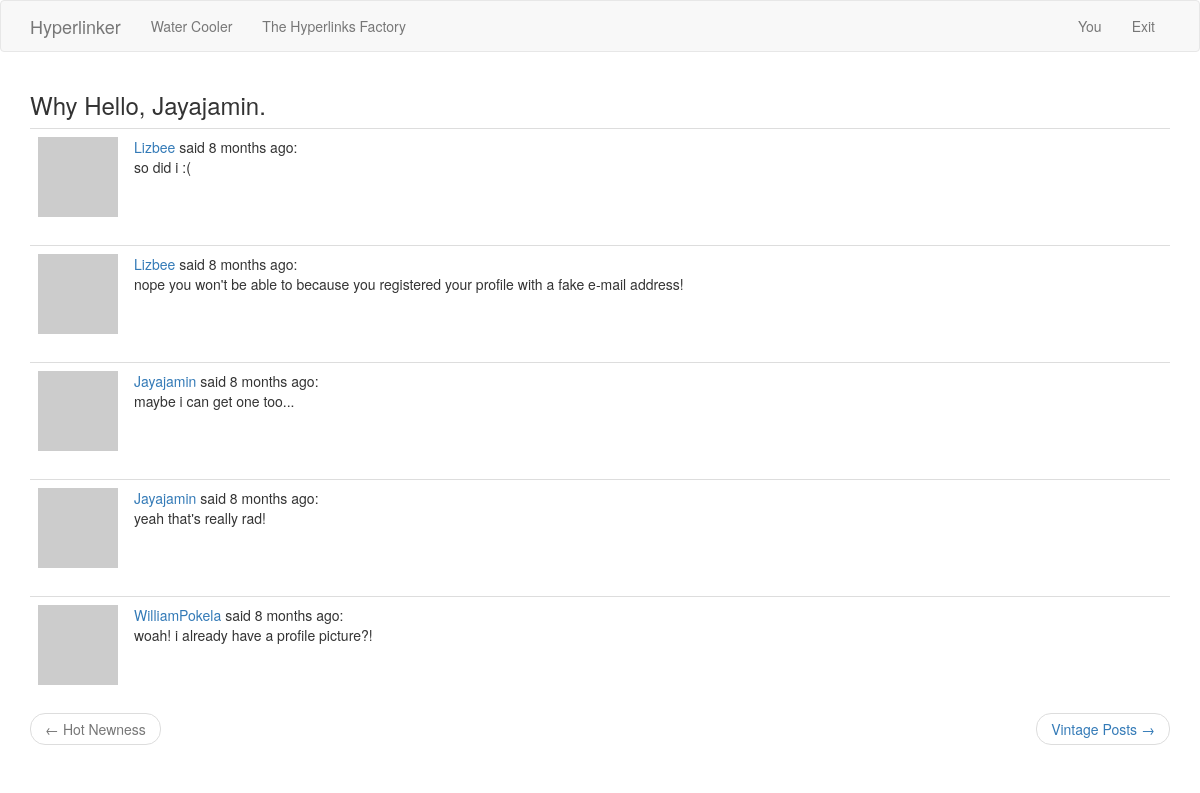
Page /explore (signed in) on the committed database.
### app/models.py (models this page shows, shortened)
class User(UserMixin, db.Model):
    id = db.Column(db.Integer, primary_key=True)
    username = db.Column(db.String(64), index=True, unique=True)
    email = db.Column(db.String(120), index=True, unique=True)
    password_hash = db.Column(db.String(128))
    posts = db.relationship('Post', backref='author', lazy='dynamic')
    about_me = db.Column(db.String(140))
    last_seen = db.Column(db.DateTime, default=datetime.utcnow)
    followed = db.relationship(
        'User', secondary=followers,
        primaryjoin=(followers.c.follower_id == id),
        secondaryjoin=(followers.c.followed_id == id),
        backref=db.backref('followers',lazy='dynamic'), lazy='dynamic')
    def avatar(self, size):
        digest = md5(self.email.lower().encode('utf-8')).hexdigest()
        return 'https://www.gravatar.com/avatar/{}?d=identicon&s={}'.format(
            digest, size)

class Post(db.Model):
    id = db.Column(db.Integer, primary_key=True)
    body = db.Column(db.String(140))
    timestamp = db.Column(db.DateTime, index=True, default=datetime.utcnow)
    user_id = db.Column(db.Integer, db.ForeignKey('user.id'))

### app/Historical Backup Scripts/routes.py (the view)
@app.route('/explore')
@login_required
def explore():
    page = request.args.get('page', 1, type=int)
    posts = Post.query.order_by(Post.timestamp.desc()).paginate(page, app.config['POSTS_PER_PAGE'], False)
    next_url = url_for('index', page=posts.next_num) \
        if posts.has_next else None
    prev_url = url_for('index', page=posts.prev_num) \
        if posts.has_prev else None
    return render_template('index.html', title='Explore', posts=posts.items, next_url=next_url, prev_url=prev_url)

### app/Historical Backup Scripts/routes.py (called while the page is built)
@app.before_request
def before_request():
    if current_user.is_authenticated:
        current_user.last_seen = datetime.utcnow()
        db.session.commit()

### app/models.py (called while the page is built)
@login.user_loader
def load_user(id):
	return User.query.get(int(id))

### app/templates/index.html (shortened to what this page needs)
{% extends "base.html" %}
{% block app_content %}
    <h3>Why Hello, {{ current_user.username }}.</h3>
    {% for post in posts %}
        {% include '_post.html' %}
    {% endfor %}
    <nav aria-label="...">
        <ul class="pager">
            <li class="previous{% if not prev_url %} disabled{% endif %}">
                <a href="{{ prev_url or '#' }}">
                    <span aria-hidden="true">&larr;</span> Hot Newness
                </a>
            </li>
            <li class="next{% if not next_url %} disabled{% endif %}">
                <a href="{{ next_url or '#' }}">
                    Vintage Posts <span aria-hidden="true">&rarr;</span>
                </a>
            </li>
        </ul>
    </nav>
{% endblock %}

### app/templates/base.html (shortened to what this page needs)
{% extends 'bootstrap/base.html' %}
{% block navbar %}
    <nav class="navbar navbar-default">
        <div class="container">
            <div class="navbar-header">
                <a class="navbar-brand" href="{{ url_for('index') }}">Hyperlinker</a>
            </div>
            <div class="collapse navbar-collapse" id="bs-example-navbar-collapse-1">
                <ul class="nav navbar-nav">
                    <li><a href="{{ url_for('index') }}">Water Cooler</a></li>
                    <li><a href="{{ url_for('upload_file') }}">The Hyperlinks Factory</a></li>
                </ul>
                <ul class="nav navbar-nav navbar-right">
                    {% if current_user.is_anonymous %}
                    <li><a href="{{ url_for('login') }}">Enter</a></li>
                    {% else %}
                    <li><a href="{{ url_for('user', username=current_user.username) }}">You</a></li>
                    <li><a href="{{ url_for('logout') }}">Exit</a></li>
                    {% endif %}
                </ul>
            </div>
        </div>
    </nav>
{% endblock %}
{% block content %}
    <div class="container">
        {% block app_content %}{% endblock %}
    </div>
{% endblock %}

### app/templates/_post.html
    <table class="table table-hover">
        <tr>
            <td width="70px">
                <a href="{{ url_for('user', username=post.author.username) }}">
                    <img src="{{ post.author.avatar(70) }}" />
                </a>
            </td>
            <td>
                <a href="{{ url_for('user', username=post.author.username) }}">
                    {{ post.author.username }}
                </a>
                said {{ moment(post.timestamp).fromNow() }}:
                <br>
                {{ post.body }}
            </td>
        </tr>
    </table>

### rows in the picture
User: username "Jayajamin"
Post: author.username "Lizbee", timestamp "8 months ago", body "so did i :("
Post: author.username "Lizbee", timestamp "8 months ago", body "nope you won't be able to because you registered your profile with a fake e-mail address!"
Post: author.username "Jayajamin", timestamp "8 months ago", body "maybe i can get one too..."
Post: author.username "Jayajamin", timestamp "8 months ago", body "yeah that's really rad!"
Post: author.username "WilliamPokela", timestamp "8 months ago", body "woah! i already have a profile picture?!"
